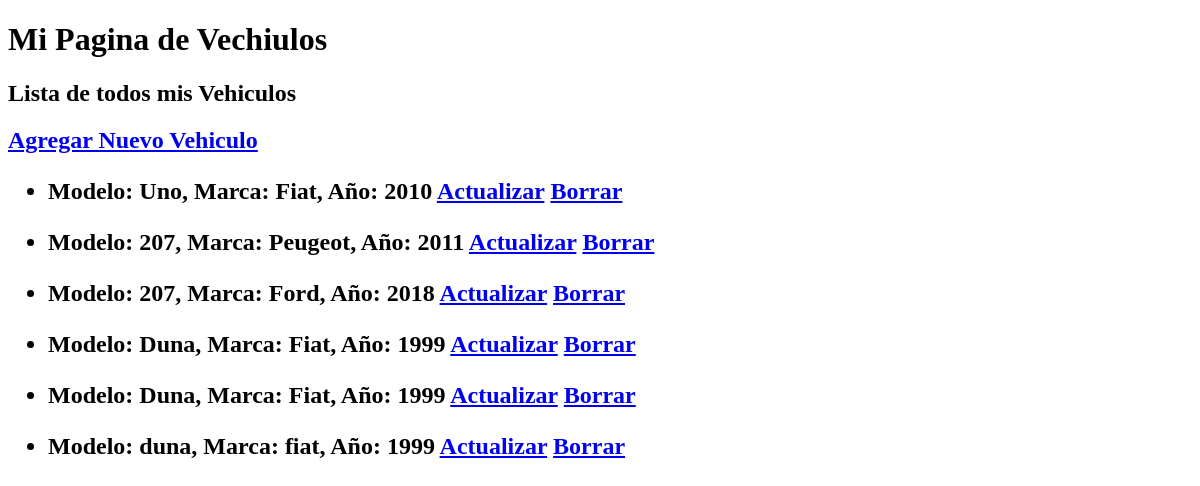
The app's page /mi-vehiculo/, older data.
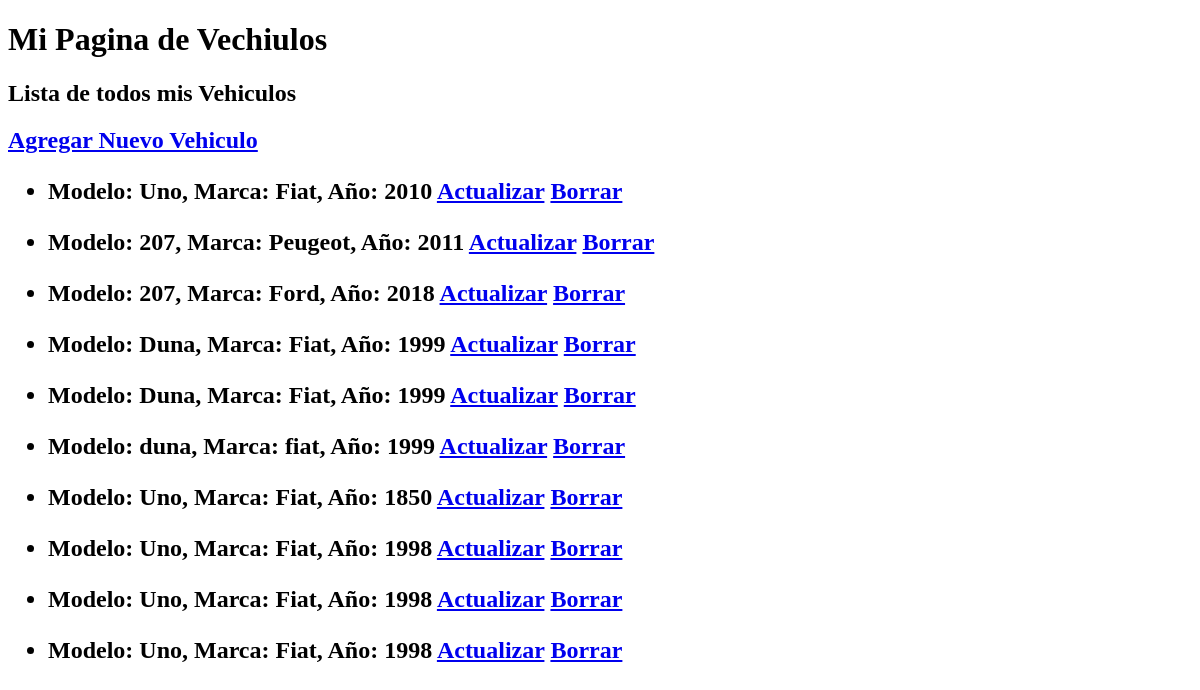
The same page, newer data.
### ejemplo/models.py (models this page shows, shortened)
class Vehiculos(models.Model):
    marca = models.CharField(max_length=20)
    modelo = models.CharField(max_length=20)
    año = models.IntegerField()

### ejemplo/views.py (the view)
# urls.py: path('mi-vehiculo/', mostrar_vehiculos),
def mostrar_vehiculos(request):
    lista_vehiculos = Vehiculos.objects.all()
    return render (request, "ejemplo/vehiculo.html",  {"lista_vehiculos": lista_vehiculos})

### ejemplo/templates/ejemplo/vehiculo.html
{% extends 'ejemplo/base_vehiculos.html' %}
{% block contenido %}
<a href="/mi-vehiculo/alta">Agregar Nuevo Vehiculo</a>
{% for vehiculo in lista_vehiculos %}
<ul>
    <li> Modelo: {{vehiculo.modelo}}, Marca: {{vehiculo.marca}}, Año: {{vehiculo.año}}
        <a href='actualizar/{{ vehiculo.id }}'>Actualizar</a>
        <a href='borrar/{{ vehiculo.id }}'>Borrar</a>
    </li>
</ul>
{% endfor %}
{% endblock %}
{% block titulo%}
Lista de todos mis Vehiculos
{% endblock %}

Row changes from the older to the newer data that the page shows:
added Vehiculos: modelo "Uno", marca "Fiat", año "1850"
added Vehiculos: modelo "Uno", marca "Fiat", año "1998"
added Vehiculos: modelo "Uno", marca "Fiat", año "1998"
added Vehiculos: modelo "Uno", marca "Fiat", año "1998"
